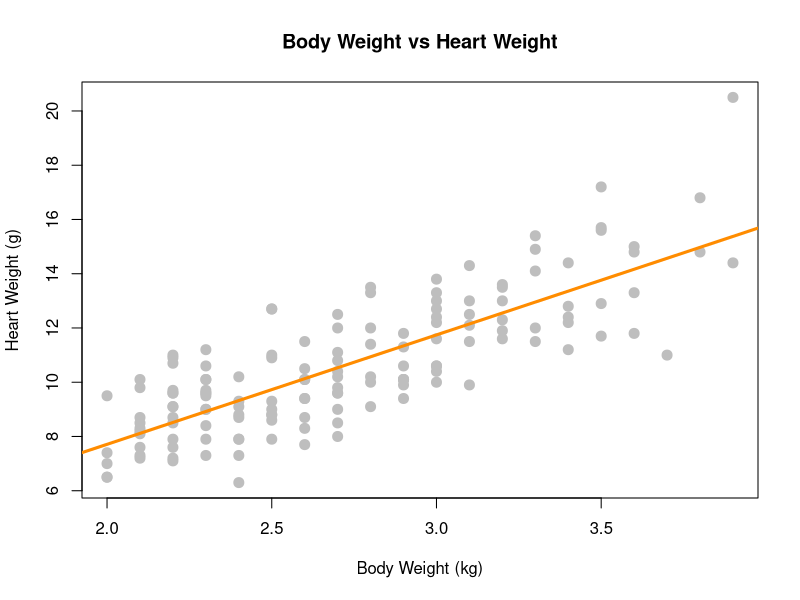
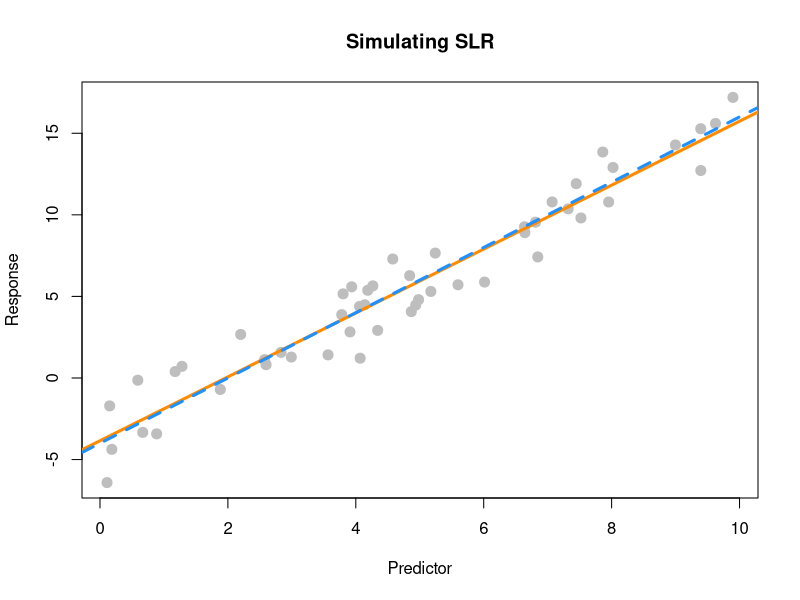
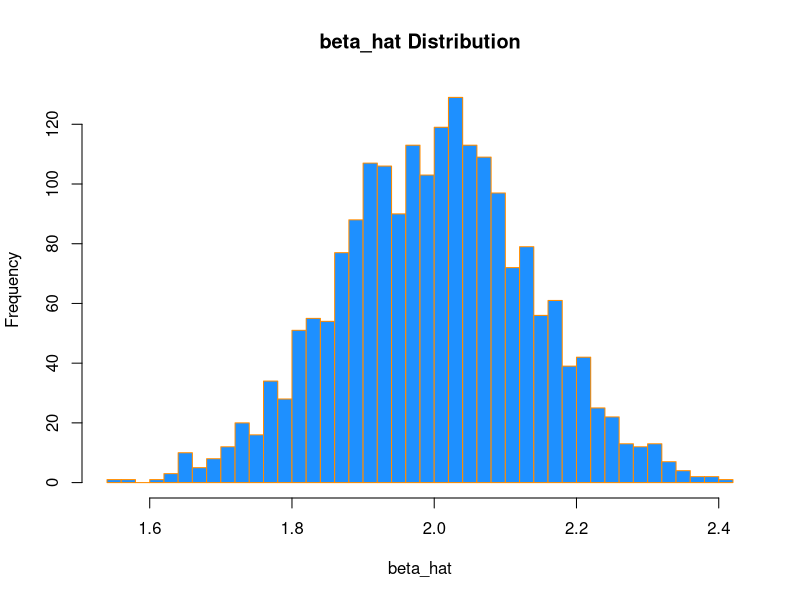
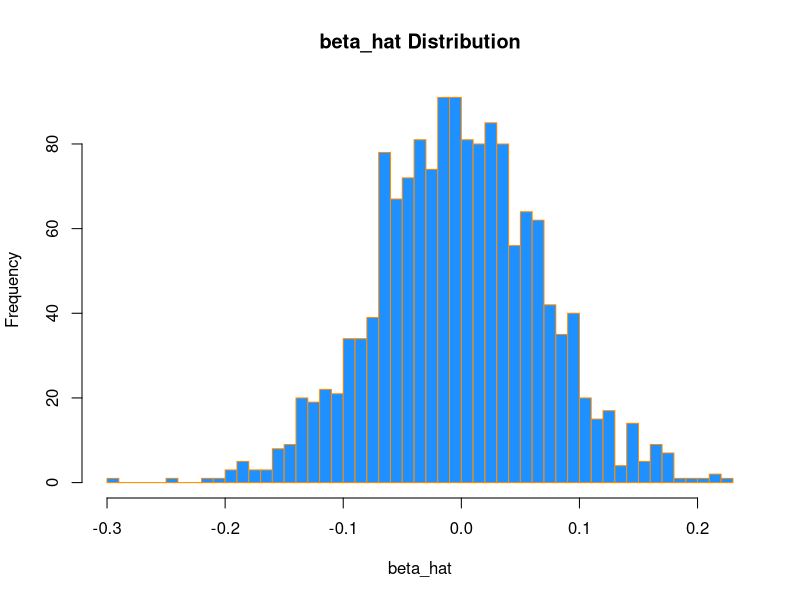
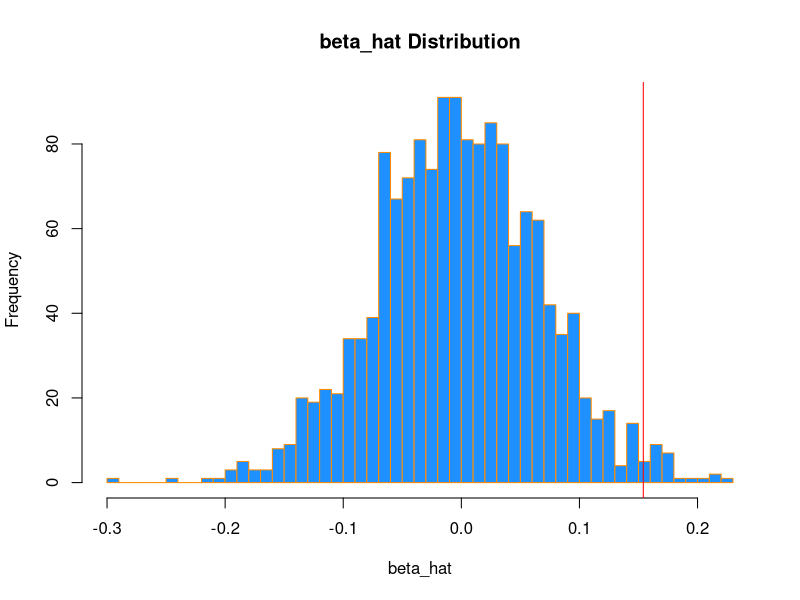

The R script that drew these images, in order:
## ---- chunk 1
library("MASS")
cat_model = lm(Hwt ~ Bwt, data = cats)
summary(cat_model)
## ---- chunk 2
cat_model$coefficients
## ---- chunk 3
plot(Hwt ~ Bwt, data = cats,
     xlab = "Body Weight (kg)",
     ylab = "Heart Weight (g)",
     main = "Body Weight vs Heart Weight",
     pch  = 20,
     cex  = 2,
     col  = "grey")
abline(cat_model,lwd = 3, col = "darkorange")
## ---- chunk 4
get_sd_est = function(model_resid, mle = FALSE) {
  e2 = sum(model_resid ^ 2)
  n = length(model_resid)
  ifelse(mle, sqrt(e2 / n), sqrt(e2 / (n - 2)))
}
## ---- chunk 5
  get_sd_est(cat_model$residuals, FALSE)
## ---- chunk 6
  get_sd_est(cat_model$residuals, TRUE)
## ---- chunk 7
summary(cat_model)$sigma
## ---- chunk 8
sim_slr = function(x, beta_0 = 10, beta_1 = 5, sigma = 1) {
  n = length(x)
  epsilon = rnorm(n, mean = 0, sd = sigma)
  y = beta_0 + beta_1 * x + epsilon
  data.frame(predictor = x, response = y)
}

birthday = 19720816
set.seed(birthday)
## ---- chunk 9
x = runif(n = 50, 0, 10)
beta_0 = -4
beta_1 = 2
sigma =  sqrt(6.25)

model_data = sim_slr(x, beta_0, beta_1, sqrt(sigma))
## ---- chunk 10
model = lm(response ~ predictor, data = model_data)
model$coefficients
## ---- chunk 11
plot(response ~ predictor, data = model_data,
     xlab = "Predictor",
     ylab = "Response",
     main = "Simulating SLR",
     pch  = 20,
     cex  = 2,
     col  = "grey")
abline(model,lwd = 3, col = "darkorange")
abline(-4, 2, lwd = 3, lty = 2, col = "dodgerblue")
## ---- chunk 12
beta_hat_1 = rep(0, 2000)

for (i in 1:length(beta_hat_1)) {
  test_data = sim_slr(x, beta_0, beta_1, sigma)
  test_model = lm(response ~ predictor, data = test_data)
  beta_hat_1[i] = test_model$coefficients["predictor"]
}
## ---- chunk 13
hist(beta_hat_1,
     xlab   = "beta_hat",
     main   = "beta_hat Distribution",
     breaks = 50,
     col    = "dodgerblue",
     border = "darkorange")
## ---- chunk 14
birthday = 19720816
set.seed(birthday)
## ---- chunk 15
beta_0 = 10
beta_1 = 0
sigma = 1

x = runif(n = 25, 0, 10)
## ---- chunk 16
beta_hat_1 = rep(0, 1500)

for (i in 1:length(beta_hat_1)) {
  test_data = sim_slr(x, beta_0, beta_1, sigma)
  test_model = lm(response ~ predictor, data = test_data)
  beta_hat_1[i] = test_model$coefficients["predictor"]
}
## ---- chunk 17
hist(beta_hat_1,
     xlab   = "beta_hat",
     main   = "beta_hat Distribution",
     breaks = 50,
     col    = "dodgerblue",
     border = "darkorange")
## ---- chunk 18
library(readr)
skeptic_data = read_csv("skeptic.csv")
skeptic_model = lm(response ~ predictor, data = skeptic_data)
## ---- chunk 19
hist(beta_hat_1,
     xlab   = "beta_hat",
     main   = "beta_hat Distribution",
     breaks = 50,
     col    = "dodgerblue",
     border = "darkorange")

abline(v = skeptic_model$coefficients[["predictor"]], col = "red")
## ---- chunk 20
skeptic_model_beta_hat_1 = skeptic_model$coefficients[["predictor"]]
p_value = pnorm(skeptic_model_beta_hat_1, mean = mean(beta_hat_1), sd = sd(beta_hat_1), lower.tail = FALSE)
## ---- chunk 21
library(readr)
goalies = read_csv("goalies.csv")
## ---- chunk 22
min_model = lm(W ~ MIN, data = goalies)
ga_model = lm(W ~ GA, data = goalies)
so_model = lm(W ~ SO, data = goalies)

min_model_r2 = summary(min_model)$r.squared
ga_model_r2 = summary(ga_model)$r.squared
so_model_r2 = summary(so_model)$r.squared

min_model_rmse = sqrt(sum(min_model$residuals ^ 2) / length(min_model$residuals))
ga_model_rmse = sqrt(sum(ga_model$residuals ^ 2) / length(ga_model$residuals))
so_model_rmse = sqrt(sum(so_model$residuals ^ 2) / length(so_model$residuals))

table_data = data.frame(Model = c("Minutes", "Goals Against", "Shutouts"),
                        RMSE = c(min_model_rmse, ga_model_rmse, so_model_rmse), 
                        R2 = c(min_model_r2, ga_model_r2, so_model_r2))

library("knitr")
kable(table_data, format = "markdown")
## ---- chunk 23
get_beta_no_int = function (x, y) {
  sum(x * y) / sum(x ^ 2)
}
## ---- chunk 24
beta = get_beta_no_int(cats$Bwt, cats$Hwt)
## ---- chunk 25
simple_cat_model = lm(Hwt ~ 0 + Bwt, data = cats)
simple_cat_model$coefficients
